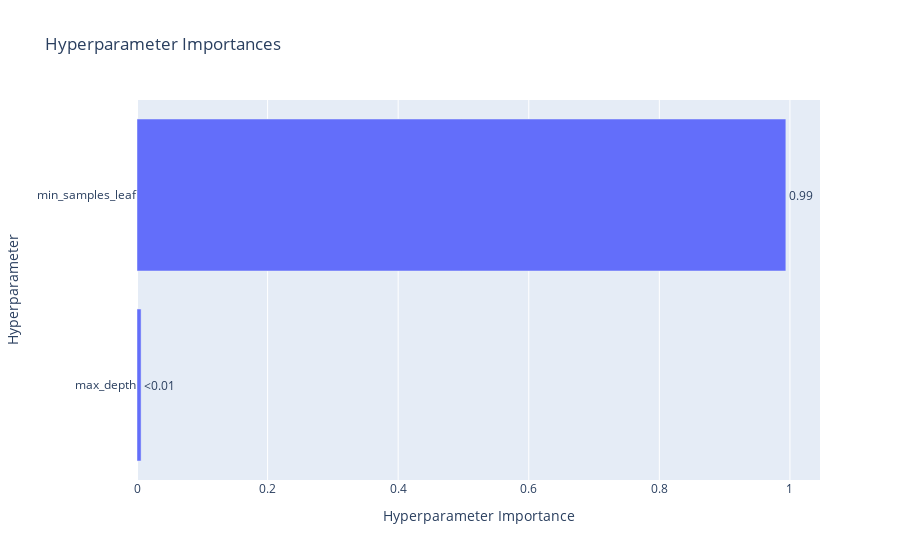

Notebook source saved alongside this figure:
### Code cell
optuna.visualization.plot_param_importances(study)

### Figure 1 — Plotly figure (JSON) as saved in the notebook; plotly's stock layout.template omitted (floating-point values rounded to 4 significant figures)
{"data": [{"cliponaxis": false, "hovertemplate": ["max_depth (IntDistribution): 0.006259833591235855<extra></extra>", "min_samples_leaf (IntDistribution): 0.9937401664087642<extra></extra>"], "name": "Objective Value", "orientation": "h", "text": ["<0.01", "0.99"], "textposition": "outside", "type": "bar", "x": [0.00626, 0.9937], "y": ["max_depth", "min_samples_leaf"]}], "layout": {"title": {"text": "Hyperparameter Importances"}, "xaxis": {"title": {"text": "Hyperparameter Importance"}}, "yaxis": {"title": {"text": "Hyperparameter"}}}}
